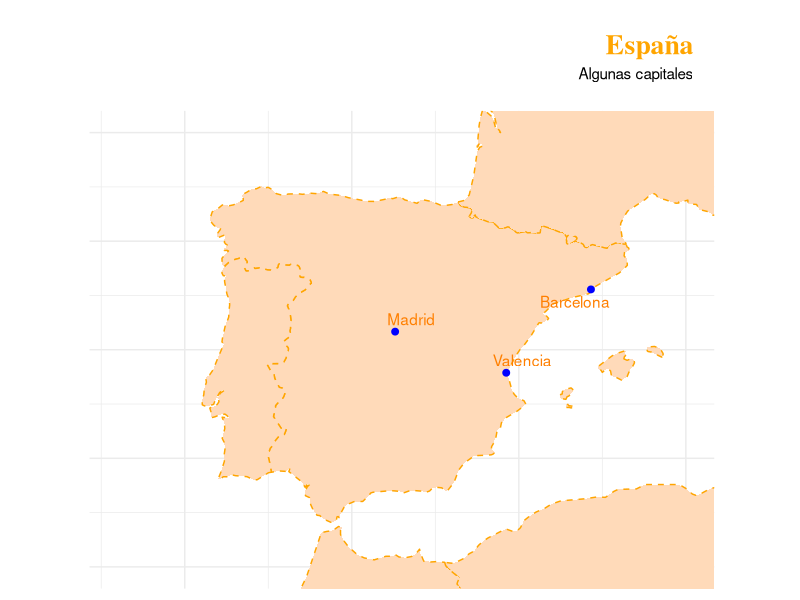

This figure's R source:
## MAPA DE ESPAÑA
install.packages("ggplot2")
install.packages("maps")
install.packages("dplyr")
install.packages("tidyr")
install.packages("RColorBrewer")
install.packages("ggrepel")

library(ggrepel)
library(ggplot2)
library (maps)
library (dplyr)
library (tidyr)
library (RColorBrewer)

mapa_mundo <- map_data("world")

ciudades <- c("Barcelona", "Madrid", "Valencia")
coordenadas <- data.frame( long = c(2.1589900, -3.70256,-0.37739 ), 
                           lat= c(41.38879,40.4165, 39.46975),
                           stringsAsFactors = F) 

coordenadas$ciudades <- ciudades   

mapa_mundo %>%
  ggplot() +
  ## BORDE DEL MAPA
  geom_polygon(aes(x= long, y = lat, group = group),
               fill = "#FFDAB9",
               color = "#FFA500",
               linetype = 2)+
               ## parecido a linetype = "dotdash") +
  theme_minimal() +
  theme(
    axis.line = element_blank(),
    axis.text = element_blank(),
    axis.title = element_blank(),
    axis.ticks = element_blank()) +
  ggtitle("España",
          subtitle = "Algunas capitales")+
  labs(title = "España",
       subtitle = "Algunas capitales",
       )+
  theme(plot.title = element_text(family = "serif",              # Familia de fuente del título
                                  face = "bold",                 # Estilo de fuente
                                  color = "orange",             # Color de la fuente
                                  size = 20,                     # Tamaño de la fuente
                                  hjust = 1,                     # Ajuste horizontal
                                  vjust = 1,                   # Ángulo de la fuente
                                  lineheight = 1,                # Espacio entre líneas
                                  margin = margin(20, 15, 0, 10)), # Márgenes (t, r, b, l)
        plot.subtitle = element_text(hjust = 1, margin = margin(5, 15, 20, 10)))+
  coord_fixed (xlim= c(-12,5),
               ylim= c(35,45),
               ratio = 1.3) +
  geom_point(data=coordenadas, aes(long, lat),
             color= "blue", size=2) +
  geom_text_repel(data = coordenadas,aes(long, lat, label = ciudades),
                  color= "#FF7F00")


  